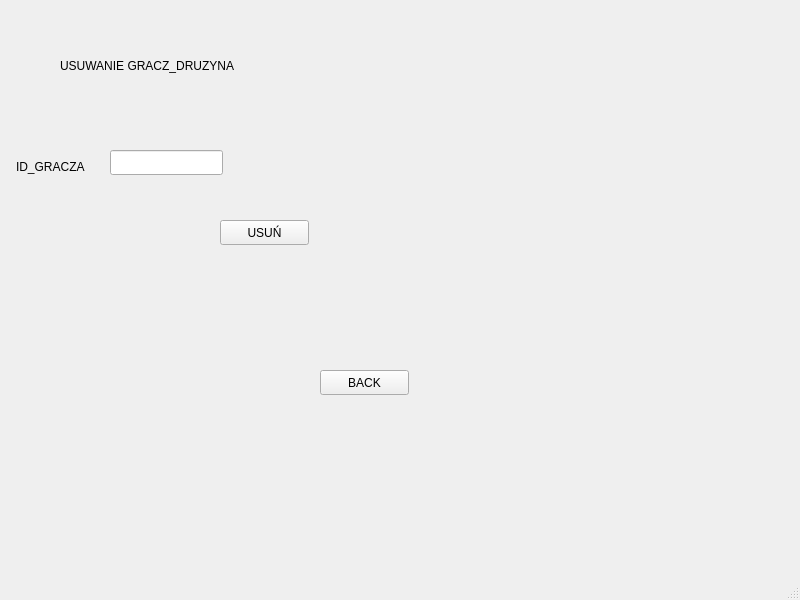
<?xml version="1.0" encoding="UTF-8"?>
<ui version="4.0">
 <class>MainWindow</class>
 <widget class="QMainWindow" name="MainWindow">
  <property name="geometry">
   <rect>
    <x>0</x>
    <y>0</y>
    <width>800</width>
    <height>600</height>
   </rect>
  </property>
  <property name="windowTitle">
   <string>MainWindow</string>
  </property>
  <widget class="QWidget" name="centralwidget">
   <widget class="QLabel" name="label">
    <property name="geometry">
     <rect>
      <x>260</x>
      <y>150</y>
      <width>111</width>
      <height>21</height>
     </rect>
    </property>
    <property name="text">
     <string/>
    </property>
   </widget>
   <widget class="QLabel" name="label_2">
    <property name="geometry">
     <rect>
      <x>60</x>
      <y>40</y>
      <width>211</width>
      <height>51</height>
     </rect>
    </property>
    <property name="text">
     <string>USUWANIE GRACZ_DRUZYNA</string>
    </property>
   </widget>
   <widget class="QLabel" name="label_3">
    <property name="geometry">
     <rect>
      <x>16</x>
      <y>156</y>
      <width>91</width>
      <height>21</height>
     </rect>
    </property>
    <property name="text">
     <string>ID_GRACZA</string>
    </property>
   </widget>
   <widget class="QLineEdit" name="lineEdit">
    <property name="geometry">
     <rect>
      <x>110</x>
      <y>150</y>
      <width>113</width>
      <height>25</height>
     </rect>
    </property>
   </widget>
   <widget class="QPushButton" name="pushButton">
    <property name="geometry">
     <rect>
      <x>220</x>
      <y>220</y>
      <width>89</width>
      <height>25</height>
     </rect>
    </property>
    <property name="text">
     <string>USUŃ</string>
    </property>
   </widget>
   <widget class="QPushButton" name="pushButton_2">
    <property name="geometry">
     <rect>
      <x>320</x>
      <y>370</y>
      <width>89</width>
      <height>25</height>
     </rect>
    </property>
    <property name="text">
     <string>BACK</string>
    </property>
   </widget>
  </widget>
  <widget class="QMenuBar" name="menubar">
   <property name="geometry">
    <rect>
     <x>0</x>
     <y>0</y>
     <width>800</width>
     <height>22</height>
    </rect>
   </property>
  </widget>
  <widget class="QStatusBar" name="statusbar"/>
 </widget>
 <resources/>
 <connections/>
</ui>
